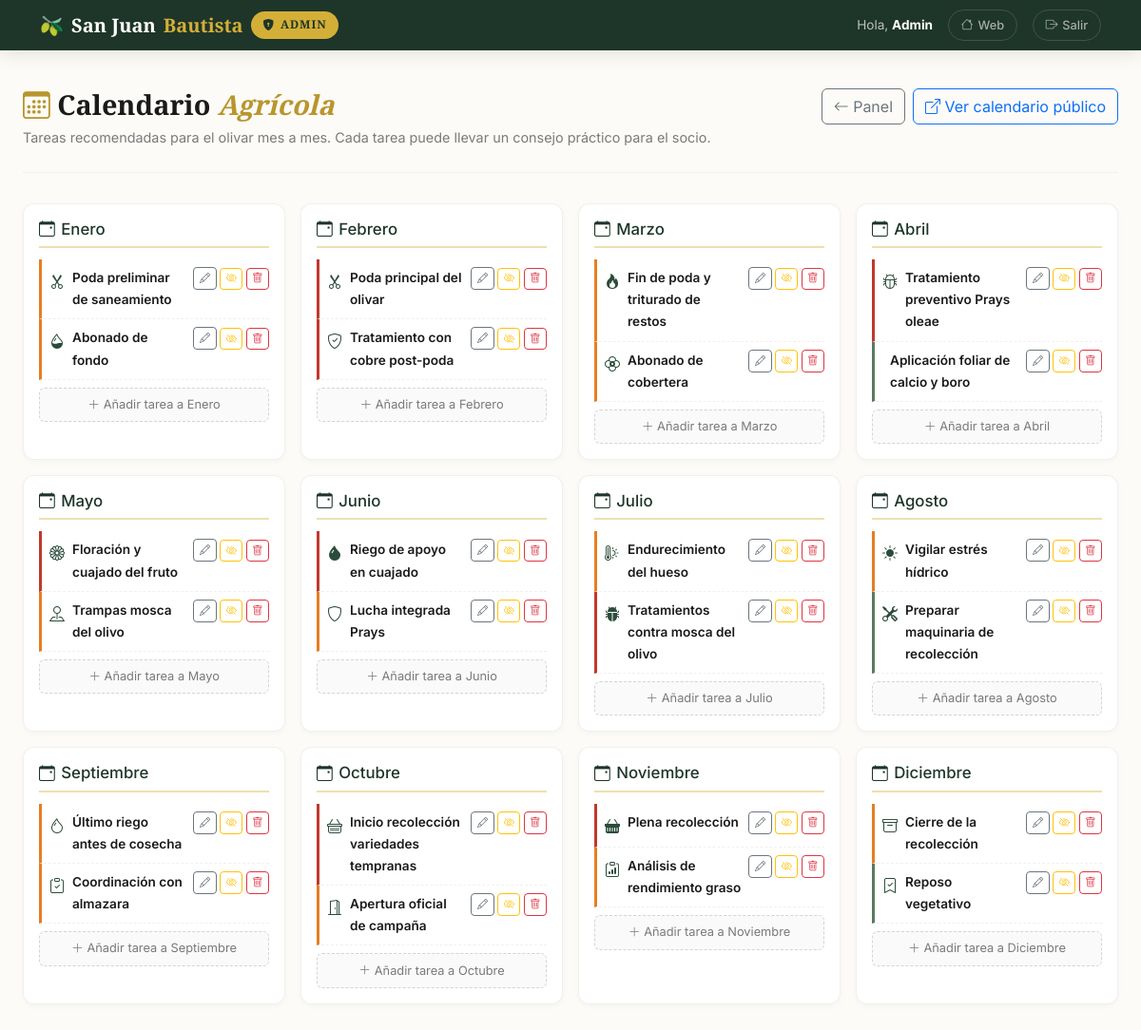
Screenshot of /admin/calendario.php (signed in) with the database file from the repository.
### tables this page shows
CREATE TABLE `calendario_tareas` (
  `id` int(10) unsigned NOT NULL AUTO_INCREMENT,
  `mes` tinyint(3) unsigned NOT NULL COMMENT '1-12',
  `titulo` varchar(120) NOT NULL,
  `descripcion` text NOT NULL,
  `tip` text DEFAULT NULL COMMENT 'Consejo pr├íctico breve para el socio',
  `icono` varchar(60) NOT NULL DEFAULT 'bi-tree' COMMENT 'Icono Bootstrap Icons',
  `prioridad` enum('alta','media','baja') NOT NULL DEFAULT 'media',
  `orden` tinyint(3) unsigned NOT NULL DEFAULT 1 COMMENT 'Orden dentro del mes',
  `activo` tinyint(1) unsigned NOT NULL DEFAULT 1,
  `created_at` timestamp NOT NULL DEFAULT current_timestamp(),
  `updated_at` timestamp NOT NULL DEFAULT current_timestamp() ON UPDATE current_timestamp(),
  PRIMARY KEY (`id`),
  KEY `idx_calendar_mes` (`mes`,`orden`),
  KEY `idx_calendar_activo` (`activo`),
  CONSTRAINT `chk_calendar_mes` CHECK (`mes` between 1 and 12),
  CONSTRAINT `chk_calendar_activo` CHECK (`activo` in (0,1))
);

### admin/calendario.php (the view, shortened to what this page needs)
<?php
$mensaje_error = '';
try {
    $pdo = getConexion();
    $todas = $pdo->query('
        SELECT * FROM calendario_tareas
        ORDER BY mes ASC, orden ASC, id ASC
    ')->fetchAll();
    $porMes = array_fill_keys(range(1, 12), []);
    foreach ($todas as $t) $porMes[(int) $t['mes']][] = $t;
} catch (PDOException $e) {
    error_log('admin_calendario GET: ' . $e->getMessage());
    $todas  = [];
    $porMes = array_fill_keys(range(1, 12), []);
    $mensaje_error = $mensaje_error ?: 'Error al cargar las tareas.';
}
$adminCssVer  = @filemtime(__DIR__ . '/../assets/css/admin.css') ?: '1';
$extraHead    = '<link rel="stylesheet" href="../assets/css/admin.css?v=' . $adminCssVer . '">';
require_once '../includes/header.php';
?>
<?php require_once '../includes/admin_navbar.php'; ?>
<main class="container-fluid px-4" id="contenido-principal">
    <div class="page-header d-flex justify-content-between align-items-start flex-wrap gap-3">
        <div>
            <h1>
                <i class="bi bi-calendar3" style="color: var(--color-accent-dark);"></i>
                Calendario <em>Agrícola</em>
            </h1>
            <p>Tareas recomendadas para el olivar mes a mes. Cada tarea puede llevar un consejo práctico para el socio.</p>
        </div>
        <div class="d-flex gap-2">
            <a href="index.php" class="btn btn-outline-secondary">
                <i class="bi bi-arrow-left"></i> Panel
            </a>
            <a href="calendario.php" target="_blank" class="btn btn-outline-primary">
                <i class="bi bi-box-arrow-up-right"></i> Ver calendario público
            </a>
        </div>
    </div>
    <div class="row g-3 mb-4">
        <?php foreach ($porMes as $mes => $tareas): ?>
            <div class="col-12 col-md-6 col-lg-4 col-xl-3">
                <div class="mes-card">
                    <h3><i class="bi bi-calendar-event"></i> <?= MESES[$mes] ?></h3>
                    <?php foreach ($tareas as $t): ?>
                        <div class="tarea-row <?= !$t['activo'] ? 'inactiva' : '' ?> tarea-prio-<?= htmlspecialchars($t['prioridad']) ?>">
                            <i class="bi <?= htmlspecialchars($t['icono']) ?> tarea-icon" aria-hidden="true"></i>
                            <div class="flex-grow-1">
                                <div class="tarea-titulo"><?= htmlspecialchars($t['titulo']) ?></div>
                            </div>
                            <div class="tarea-acciones">
                                <button type="button" class="btn btn-sm btn-outline-secondary btn-editar-tarea"
                                    data-id="<?= (int) $t['id'] ?>"
                                    data-mes="<?= (int) $t['mes'] ?>"
                                    data-titulo="<?= htmlspecialchars($t['titulo']) ?>"
                                    data-descripcion="<?= htmlspecialchars($t['descripcion']) ?>"
                                    data-tip="<?= htmlspecialchars($t['tip'] ?? '') ?>"
                                    data-icono="<?= htmlspecialchars($t['icono']) ?>"
                                    data-prioridad="<?= htmlspecialchars($t['prioridad']) ?>"
                                    data-orden="<?= (int) $t['orden'] ?>"
                                    title="Editar">
                                    <i class="bi bi-pencil"></i>
                                </button>
                                <?php if ($t['activo']): ?>
                                    <form method="POST" class="d-inline" onsubmit="return confirm('¿Ocultar esta tarea?');">
                                        <button type="submit" class="btn btn-sm btn-outline-warning" title="Ocultar">
                                            <i class="bi bi-eye-slash"></i>
                                        </button>
                                    </form>
                                <?php endif; ?>
                                <form method="POST" class="d-inline" onsubmit="return confirm('¿BORRAR definitivamente?');">
                                    <button type="submit" class="btn btn-sm btn-outline-danger" title="Borrar">
                                        <i class="bi bi-trash"></i>
                                    </button>
                                </form>
                            </div>
                        </div>
                    <?php endforeach; ?>
                    <button type="button" class="btn-add-mes mt-2 btn-nueva-tarea" data-mes="<?= $mes ?>">
                        <i class="bi bi-plus-lg"></i> Añadir tarea a <?= MESES[$mes] ?>
                    </button>
                </div>
            </div>
        <?php endforeach; ?>
    </div>
</main>
</body>
</html>

### assets/css/admin.css (style rules this page uses)
:root { --color-bg: #FDFBF7; --color-bg-alt: #F5F0E8; --color-primary: #2C4C3B; --color-primary-dark: #1E3529; --color-accent: #D4AF37; --color-accent-light: #E4C65A; --color-accent-dark: #B8962E; --color-text: #1A1A1A; --color-text-light: #4A4A4A; --color-text-muted: #7A7A7A; --color-white: #FFFFFF; --color-success: #2D8B4E; --color-danger: #C0392B; --font-heading: 'Playfair Display', Georgia, serif; --font-body: 'Inter', -apple-system, BlinkMacSystemFont, sans-serif; --radius-sm: 8px; --radius-md: 12px; --radius-lg: 20px; --shadow-sm: 0 2px 12px rgba(44, 76, 59, 0.06); --shadow-md: 0 8px 30px rgba(44, 76, 59, 0.08); --shadow-lg: 0 16px 50px rgba(44, 76, 59, 0.10); --transition-base: all 0.3s ease; }
body { font-family: var(--font-body); background: var(--color-bg); color: var(--color-text); line-height: 1.7; -webkit-font-smoothing: antialiased; }
.page-header { padding: 2.5rem 0 1.5rem; border-bottom: 1px solid rgba(44, 76, 59, 0.06); margin-bottom: 2rem; }
.page-header h1 { font-family: var(--font-heading); font-size: 1.8rem; font-weight: 700; color: var(--color-text); margin: 0 0 0.3rem; }
.page-header h1 em { color: var(--color-accent-dark); font-style: italic; }
.page-header p { font-size: 0.9rem; color: var(--color-text-muted); margin: 0; }

### admin/calendario.php (style rules this page uses)
.mes-card { background: #fff; border: 1px solid rgba(0,0,0,0.06); border-radius: 12px; padding: 1rem; box-shadow: 0 2px 6px rgba(0,0,0,0.03); height: 100%; }
.mes-card h3 { font-size: 1.05rem; margin: 0 0 .75rem 0; color: var(--color-primary-dark); display:flex; align-items:center; gap:.4rem; padding-bottom:.5rem; border-bottom: 2px solid rgba(212,175,55,0.4); }
.tarea-row { display:flex; align-items:flex-start; gap:.5rem; padding:.5rem 0; border-bottom: 1px dashed rgba(0,0,0,0.06); font-size:.85rem; }
.tarea-icon { font-size:1rem; color: var(--color-primary); flex-shrink:0; margin-top:2px; }
.tarea-titulo { font-weight: 600; }
.tarea-prio-alta { border-left: 3px solid #C0392B; padding-left:.5rem; }
.tarea-prio-media { border-left: 3px solid #E67E22; padding-left:.5rem; }
.tarea-prio-baja { border-left: 3px solid #5A7A5F; padding-left:.5rem; }
.tarea-acciones { margin-left:auto; display:flex; gap:.2rem; flex-shrink:0; }
.tarea-acciones .btn { padding: .15rem .35rem; font-size: .7rem; }
.btn-add-mes { width:100%; padding:.4rem; border:1px dashed rgba(0,0,0,0.15); background: #fafafa; color: var(--color-text-muted); border-radius: 6px; cursor:pointer; font-size:.8rem; transition: all .2s; }

### rows the page displays
calendario_tareas: titulo "Poda preliminar de saneamiento"
calendario_tareas: titulo "Abonado de fondo"
calendario_tareas: titulo "Poda principal del olivar"
calendario_tareas: titulo "Tratamiento con cobre post-poda"
calendario_tareas: titulo "Fin de poda y triturado de restos"
calendario_tareas: titulo "Abonado de cobertera"
calendario_tareas: titulo "Tratamiento preventivo Prays oleae"
calendario_tareas: titulo "Aplicación foliar de calcio y boro"
calendario_tareas: titulo "Floración y cuajado del fruto"
calendario_tareas: titulo "Trampas mosca del olivo"
calendario_tareas: titulo "Riego de apoyo en cuajado"
calendario_tareas: titulo "Lucha integrada Prays"
calendario_tareas: titulo "Endurecimiento del hueso"
calendario_tareas: titulo "Tratamientos contra mosca del olivo"
calendario_tareas: titulo "Vigilar estrés hídrico"
calendario_tareas: titulo "Preparar maquinaria de recolección"
calendario_tareas: titulo "Último riego antes de cosecha"
calendario_tareas: titulo "Coordinación con almazara"
calendario_tareas: titulo "Inicio recolección variedades tempranas"
calendario_tareas: titulo "Apertura oficial de campaña"
calendario_tareas: titulo "Plena recolección"
calendario_tareas: titulo "Análisis de rendimiento graso"
calendario_tareas: titulo "Cierre de la recolección"
calendario_tareas: titulo "Reposo vegetativo"

### other values shown
$_SESSION['nombre'] "Admin"
MESES[$mes] "Enero"
MESES[$mes] "Febrero"
MESES[$mes] "Marzo"
MESES[$mes] "Abril"
MESES[$mes] "Mayo"
MESES[$mes] "Junio"
MESES[$mes] "Julio"
MESES[$mes] "Agosto"
MESES[$mes] "Septiembre"
MESES[$mes] "Octubre"
MESES[$mes] "Noviembre"
MESES[$mes] "Diciembre"
